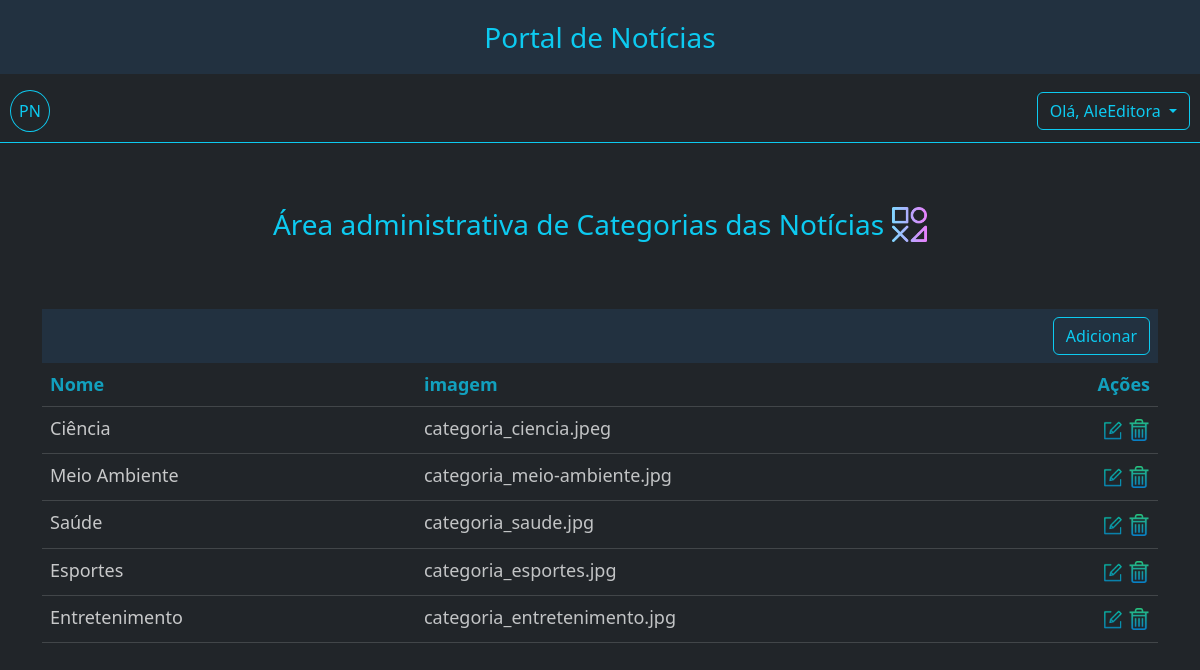
/adm/categorias/ (signed in), run on an earlier commit of the app's database.
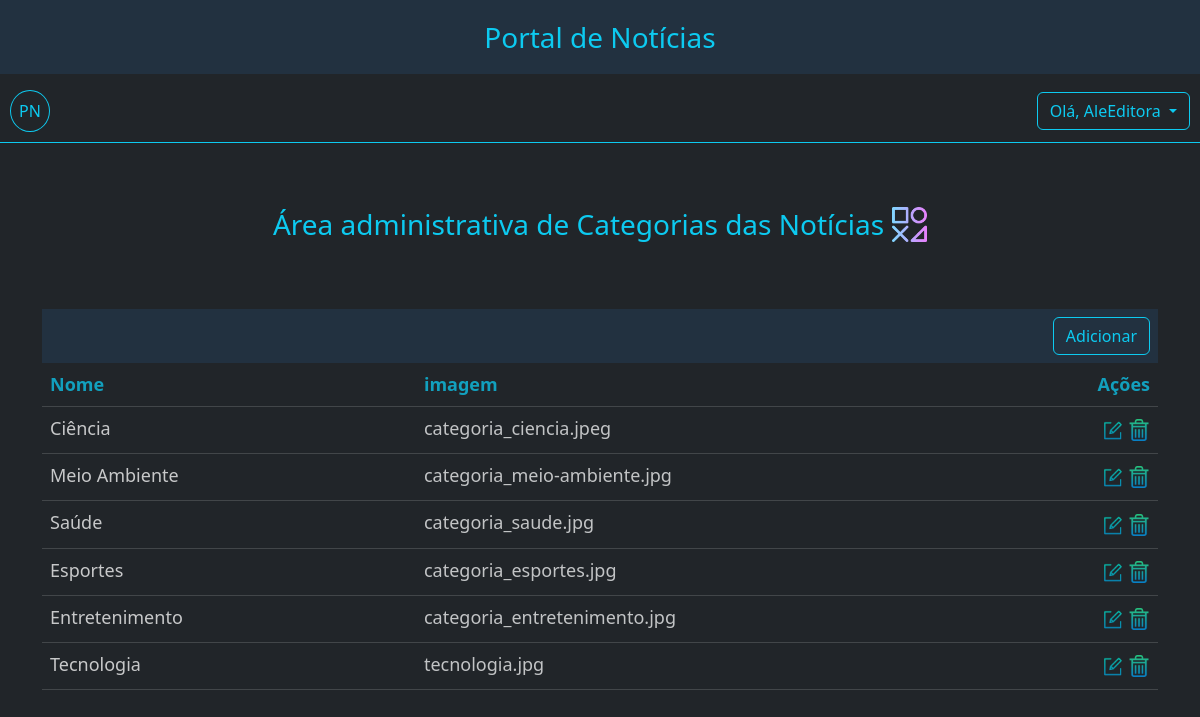
And on a later commit of the database.
### app_noticias/models.py (models this page shows, shortened)
class Categoria(models.Model):
    nome = models.CharField('Categoria', max_length=30, unique=True)
    imagem = models.ImageField(upload_to='', blank=True, null=True)
    criado_em = models.DateField(auto_now_add=True)

### app_noticias/views.py (the view, shortened to what this page needs)
# urls.py: path('adm/categorias/', CategoriasView.as_view(), name='categorias'),
class CategoriasView(PermissionRequiredMixin, ListView):
    model = Categoria
    permission_required = "app_noticias.view_categoria"
    context_object_name = 'categorias'
    template_name = 'categorias_table.html'

### app_noticias/context_processors.py (called while the page is built)
def user_permissions(request):
    return {
        'is_editor': request.user.groups.filter(name='Editores').exists(),
        'is_author': request.user.groups.filter(name='Autores').exists(),
    }

### app_noticias/templates/categorias_table.html
{% extends "base.html" %}
{% load static %}
{% load django_bootstrap5 %}
{% block content %}
{% static 'media' as media_url %}
{% static 'icones/categoria.png' as categoria_url %}
<div class="container" style="margin-top: 60px;">
    <div class="d-flex justify-content-center">
        <p class="text-info fs-3 text-center">Área administrativa de Categorias das Notícias</p>
        <img src="{{categoria_url}}" width="35" height="35" class="mt-1 ms-2" />
    </div>
    <div class="table-responsive-sm mt-5">
        <div class="d-flex justify-content-end" style="background-color:#223140;">
            <div class="p-2">
                <a class="btn btn-outline-info " href="{% url 'cadastrar_categoria' %}">Adicionar</a>
            </div>
        </div>
        <table class="table table-dark table-hover opacity-75">
            <thead class="text-info justify-content-center">
                <tr>
                    <th scope="col" class="text-info">Nome</th>
                    <th scope="col" class="text-info">imagem</th>
                    <th scope="col" class="text-info" style="width: 6%;">Ações</th>
                </tr>
            </thead>
            <tbody>
                {% for cate in categorias %}
                <tr>
                    <td>{{ cate.nome }}</td>
                    <td>
                        <a href="{{media_url}}/{{cate.imagem}}" class="text-decoration-none text-light">
                            {{ cate.imagem }}
                        </a>
                    </td>
                    <td>
                        <div class="d-flex justify-content-between" style="max-width: 80px;">
                            <a href="{% url 'editar_categoria' cate.id %}">
                                <img src="/static/icones/edit.png" width="22" height="22" class="m-1" alt="Editar" />
                            </a>
                            <a href="{% url 'excluir_categoria' cate.id %}">
                                <img src="/static/icones/excluir.png" width="22" height="22" alt="Excluir" />
                            </a>
                        </div>
                    </td>
                </tr>
                {% endfor %}
            </tbody>
        </table>
    </div>
</div>
{% endblock %}

What changed in the data, as far as the page shows it:
added Categoria: nome "Tecnologia", imagem "tecnologia.jpg"
